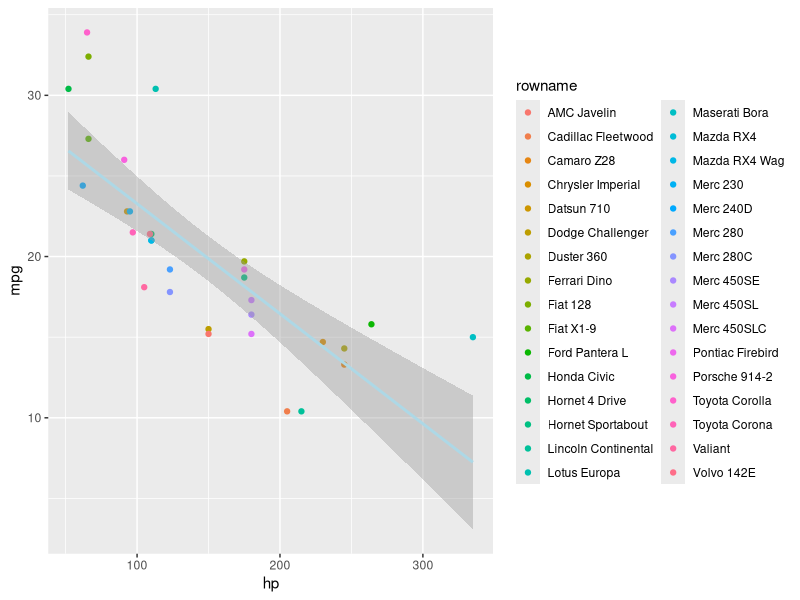

Write the R code that produced this figure.
## ---- chunk 1
knitr::opts_chunk$set(echo = TRUE)
## ---- chunk 2
library(kableExtra)
library(tidyverse)
## ---- chunk 3
data(iris)
iris %>% 
  select(c(starts_with("Sepal"), Species)) %>% 
  group_by(Species) %>% 
  summarise(Average_Sepal_Length = mean(Sepal.Length)) %>% 
  kable() %>%
  kable_styling()
## ---- chunk 4
mtcars %>% rownames_to_column() %>% 
  ggplot(aes(x = hp, y = mpg, color = rowname)) + geom_point()+ 
  geom_smooth(method="lm", col="lightblue", size=1)
